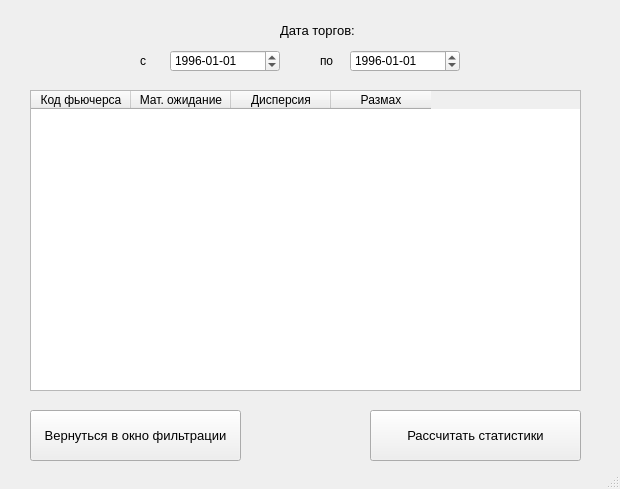
<?xml version="1.0" encoding="UTF-8"?>
<ui version="4.0">
 <class>MainWindow</class>
 <widget class="QMainWindow" name="MainWindow">
  <property name="geometry">
   <rect>
    <x>0</x>
    <y>0</y>
    <width>620</width>
    <height>489</height>
   </rect>
  </property>
  <property name="windowTitle">
   <string>Статистические характеристики фьючерсов на заданной предыстории</string>
  </property>
  <widget class="QWidget" name="centralwidget">
   <widget class="QPushButton" name="To_Filter">
    <property name="geometry">
     <rect>
      <x>30</x>
      <y>410</y>
      <width>211</width>
      <height>51</height>
     </rect>
    </property>
    <property name="font">
     <font>
      <pointsize>10</pointsize>
     </font>
    </property>
    <property name="text">
     <string>Вернуться в окно фильтрации</string>
    </property>
   </widget>
   <widget class="QLabel" name="torg_date_Label">
    <property name="geometry">
     <rect>
      <x>280</x>
      <y>20</y>
      <width>91</width>
      <height>20</height>
     </rect>
    </property>
    <property name="font">
     <font>
      <pointsize>10</pointsize>
     </font>
    </property>
    <property name="text">
     <string>Дата торгов:</string>
    </property>
   </widget>
   <widget class="QLabel" name="label_4">
    <property name="geometry">
     <rect>
      <x>140</x>
      <y>50</y>
      <width>41</width>
      <height>21</height>
     </rect>
    </property>
    <property name="text">
     <string>с</string>
    </property>
   </widget>
   <widget class="QLabel" name="label_5">
    <property name="geometry">
     <rect>
      <x>320</x>
      <y>50</y>
      <width>51</width>
      <height>21</height>
     </rect>
    </property>
    <property name="text">
     <string>по</string>
    </property>
   </widget>
   <widget class="QDateEdit" name="torg_date_ot_dateEdit">
    <property name="geometry">
     <rect>
      <x>170</x>
      <y>50</y>
      <width>110</width>
      <height>22</height>
     </rect>
    </property>
    <property name="dateTime">
     <datetime>
      <hour>0</hour>
      <minute>0</minute>
      <second>0</second>
      <year>1996</year>
      <month>1</month>
      <day>1</day>
     </datetime>
    </property>
    <property name="displayFormat">
     <string>yyyy-MM-dd</string>
    </property>
    <property name="date">
     <date>
      <year>1996</year>
      <month>1</month>
      <day>1</day>
     </date>
    </property>
   </widget>
   <widget class="QDateEdit" name="torg_date_do_dateEdit">
    <property name="geometry">
     <rect>
      <x>350</x>
      <y>50</y>
      <width>110</width>
      <height>22</height>
     </rect>
    </property>
    <property name="dateTime">
     <datetime>
      <hour>0</hour>
      <minute>0</minute>
      <second>0</second>
      <year>1996</year>
      <month>1</month>
      <day>1</day>
     </datetime>
    </property>
    <property name="displayFormat">
     <string>yyyy-MM-dd</string>
    </property>
    <property name="date">
     <date>
      <year>1996</year>
      <month>1</month>
      <day>1</day>
     </date>
    </property>
   </widget>
   <widget class="QTableWidget" name="tableWidget">
    <property name="geometry">
     <rect>
      <x>30</x>
      <y>90</y>
      <width>551</width>
      <height>301</height>
     </rect>
    </property>
    <column>
     <property name="text">
      <string>Код фьючерса</string>
     </property>
    </column>
    <column>
     <property name="text">
      <string>Мат. ожидание</string>
     </property>
    </column>
    <column>
     <property name="text">
      <string>Дисперсия</string>
     </property>
    </column>
    <column>
     <property name="text">
      <string>Размах</string>
     </property>
    </column>
   </widget>
   <widget class="QPushButton" name="Stat_Button">
    <property name="geometry">
     <rect>
      <x>370</x>
      <y>410</y>
      <width>211</width>
      <height>51</height>
     </rect>
    </property>
    <property name="font">
     <font>
      <pointsize>10</pointsize>
     </font>
    </property>
    <property name="text">
     <string>Рассчитать статистики</string>
    </property>
   </widget>
  </widget>
  <widget class="QMenuBar" name="menubar">
   <property name="geometry">
    <rect>
     <x>0</x>
     <y>0</y>
     <width>620</width>
     <height>21</height>
    </rect>
   </property>
  </widget>
  <widget class="QStatusBar" name="statusbar"/>
 </widget>
 <resources/>
 <connections/>
</ui>
